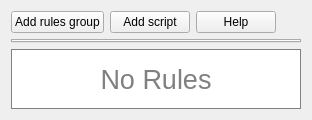
        <widget class="QWidget" name="tabBalances">
         <property name="sizePolicy">
          <sizepolicy hsizetype="Preferred" vsizetype="Preferred">
           <horstretch>0</horstretch>
           <verstretch>0</verstretch>
          </sizepolicy>
         </property>
         <property name="accessibleName">
          <string>TAB_BALANCES</string>
         </property>
         <attribute name="title">
          <string>BALANCES</string>
         </attribute>
         <layout class="QGridLayout" name="gridLayout_5">
          <item row="1" column="0" colspan="5">
           <widget class="QTabWidget" name="rulesTabs">
            <property name="contextMenuPolicy">
             <enum>Qt::DefaultContextMenu</enum>
            </property>
            <property name="currentIndex">
             <number>-1</number>
            </property>
            <property name="documentMode">
             <bool>false</bool>
            </property>
            <property name="tabsClosable">
             <bool>true</bool>
            </property>
            <property name="movable">
             <bool>true</bool>
            </property>
           </widget>
          </item>
          <item row="0" column="0">
           <widget class="QPushButton" name="buttonAddRuleGroup">
            <property name="sizePolicy">
             <sizepolicy hsizetype="Preferred" vsizetype="Fixed">
              <horstretch>0</horstretch>
              <verstretch>0</verstretch>
             </sizepolicy>
            </property>
            <property name="accessibleName">
             <string>ADD_RULES_GROUP</string>
            </property>
            <property name="text">
             <string>Add rules group</string>
            </property>
           </widget>
          </item>
          <item row="0" column="4">
           <layout class="QGridLayout" name="gridLayout_36">
            <property name="leftMargin">
             <number>0</number>
            </property>
            <property name="spacing">
             <number>0</number>
            </property>
           </layout>
          </item>
          <item row="0" column="3">
           <spacer name="horizontalSpacer_4">
            <property name="orientation">
             <enum>Qt::Horizontal</enum>
            </property>
            <property name="sizeHint" stdset="0">
             <size>
              <width>13</width>
              <height>20</height>
             </size>
            </property>
           </spacer>
          </item>
          <item row="2" column="0" colspan="5">
           <widget class="QLabel" name="rulesNoMessage">
            <property name="sizePolicy">
             <sizepolicy hsizetype="Preferred" vsizetype="Expanding">
              <horstretch>0</horstretch>
              <verstretch>0</verstretch>
             </sizepolicy>
            </property>
            <property name="minimumSize">
             <size>
              <width>60</width>
              <height>60</height>
             </size>
            </property>
            <property name="font">
             <font>
              <pointsize>-1</pointsize>
             </font>
            </property>
            <property name="accessibleName">
             <string>RULE_NOITEMS</string>
            </property>
            <property name="styleSheet">
             <string notr="true">font-size:27px; border: 1px solid gray; background: white; color: gray</string>
            </property>
            <property name="text">
             <string>No Rules</string>
            </property>
            <property name="alignment">
             <set>Qt::AlignCenter</set>
            </property>
            <property name="wordWrap">
             <bool>true</bool>
            </property>
            <property name="margin">
             <number>4</number>
            </property>
           </widget>
          </item>
          <item row="0" column="1">
           <widget class="QPushButton" name="buttonAddScript">
            <property name="sizePolicy">
             <sizepolicy hsizetype="Preferred" vsizetype="Fixed">
              <horstretch>0</horstretch>
              <verstretch>0</verstretch>
             </sizepolicy>
            </property>
            <property name="accessibleName">
             <string>ADD_SCRIPT</string>
            </property>
            <property name="text">
             <string>Add script</string>
            </property>
           </widget>
          </item>
          <item row="0" column="2">
           <widget class="QPushButton" name="helpButton">
            <property name="accessibleName">
             <string>HELP</string>
            </property>
            <property name="text">
             <string>Help</string>
            </property>
           </widget>
          </item>
         </layout>
        </widget>
